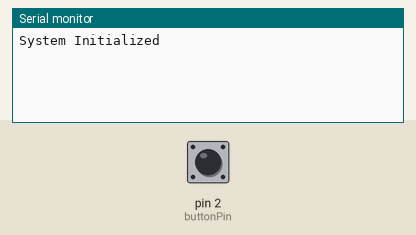
This sketch was run on a simulated Arduino Uno, built with avr-gcc and run on an emulated ATmega328P. On the bench: the last lines printed to the serial monitor. Inputs (shaded band) come from the test bench; at power-on: pin 2 (buttonPin) HIGH.

Above: at 1.2 s.
1.3 s: pin 2 (buttonPin) pulled LOW for 0.15 s
At 1.43 s:
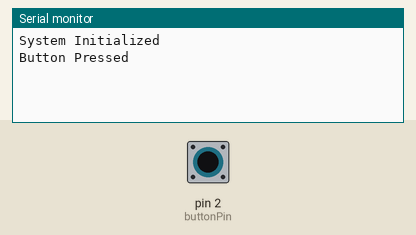
At 2.1 s:
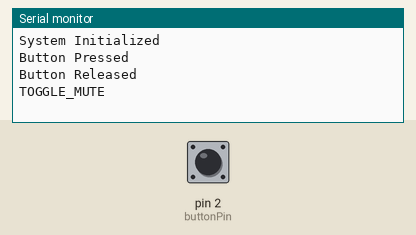

The sketch:

mute_toggle.ino
```cpp
const int buttonPin = 2; // Pin connected to the button
int lastButtonState = HIGH; // Last known state of the button
bool buttonWasPressed = false; // Tracks if the button was pressed and released

void setup() {
  pinMode(buttonPin, INPUT_PULLUP);
  Serial.begin(9600);
  Serial.println("System Initialized");
}

void loop() {
  int currentButtonState = digitalRead(buttonPin); // Read the button state

  // Detect when the button is pressed
  if (currentButtonState == LOW && lastButtonState == HIGH) {
    buttonWasPressed = true;
    Serial.println("Button Pressed");
  }

  // Detect when the button is released
  if (currentButtonState == HIGH && lastButtonState == LOW && buttonWasPressed) {
    Serial.println("Button Released");
    Serial.println("TOGGLE_MUTE");
    buttonWasPressed = false; // Reset for the next cycle
  }

  // Update the last button state
  lastButtonState = currentButtonState;
}
```

Measured:
- after the input at 1.3 s, the serial monitor: prints a new line at once (image 1)
